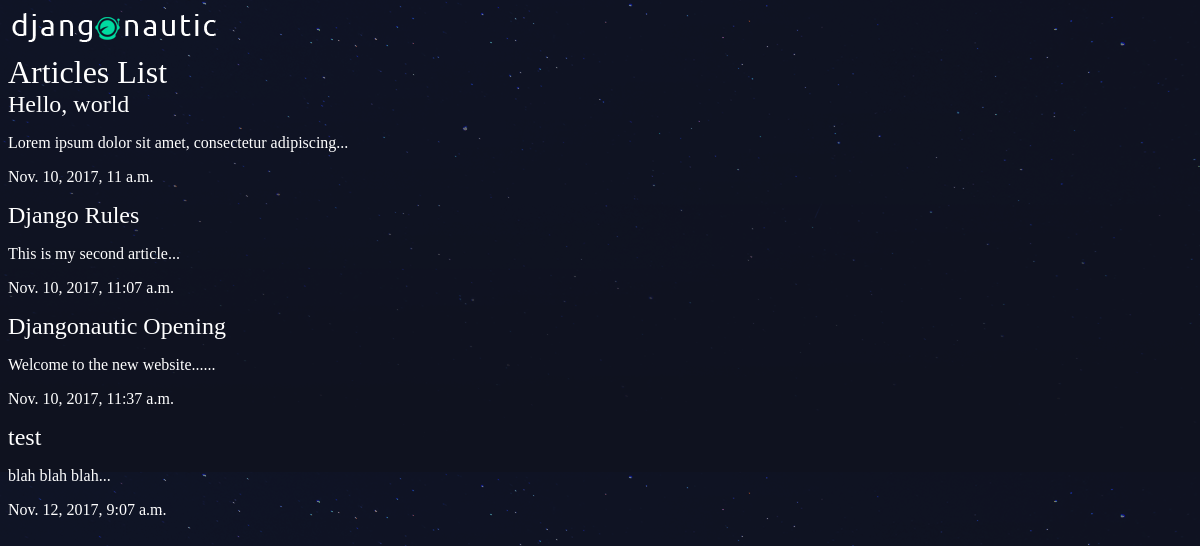
The app's page /articles/ with its own data.
### articles/models.py (models this page shows, shortened)
class Article(models.Model):
    title = models.CharField(max_length=100)
    slug = models.SlugField()
    body = models.TextField()
    date = models.DateTimeField(auto_now_add=True)
    thumb = models.ImageField(default='default.png', blank=True)
    def snippet(self):
        return self.body[:50] + '...'

### articles/views.py (the view)
def article_list(request):
    articles = Article.objects.all().order_by('date');
    return render(request, 'articles/article_list.html', { 'articles': articles })

### articles/templates/articles/article_list.html
{% extends 'base_layout.html' %}
{% block content%}
    <h1>Articles List</h1>
    <div class="articles">
    {% for article in articles %}
        <div class="article">
            <h2><a href="{% url 'articles:detail' slug=article.slug %}">{{ article.title }}</a></h2>
            <p>{{ article.snippet }}</p>
            <p>{{ article.date }}</p>
        </div>
    {% endfor %}
    </div>
{% endblock %}

### assets/styles.css (style rules this page uses)
body { background-color: #0f121f; background-image: url(/static/stars.png); background-repeat-y: no-repeat; color: #fff; }
body * { font-family: Ubuntu; }
h1, h2, h3, h4, h5 { font-weight: normal; margin: 0; }
a, a:hover, a:visited { color: #fff; text-decoration: none; }

### records on screen
Article: title "Hello, world", snippet "Lorem ipsum dolor sit amet, consectetur adipiscing...", date "Nov. 10, 2017, 11 a.m."
Article: title "Django Rules", snippet "This is my second article...", date "Nov. 10, 2017, 11:07 a.m."
Article: title "Djangonautic Opening", snippet "Welcome to the new website......", date "Nov. 10, 2017, 11:37 a.m."
Article: title "test", snippet "blah blah blah...", date "Nov. 12, 2017, 9:07 a.m."
